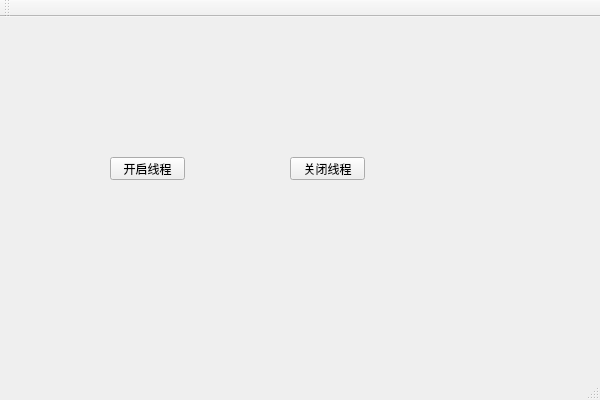
<?xml version="1.0" encoding="UTF-8"?>
<ui version="4.0">
 <class>mainwindowClass</class>
 <widget class="QMainWindow" name="mainwindowClass">
  <property name="geometry">
   <rect>
    <x>0</x>
    <y>0</y>
    <width>600</width>
    <height>400</height>
   </rect>
  </property>
  <property name="windowTitle">
   <string>mainwindow</string>
  </property>
  <widget class="QWidget" name="centralWidget">
   <widget class="QPushButton" name="pbStartThread">
    <property name="geometry">
     <rect>
      <x>110</x>
      <y>140</y>
      <width>75</width>
      <height>23</height>
     </rect>
    </property>
    <property name="text">
     <string>开启线程</string>
    </property>
   </widget>
   <widget class="QPushButton" name="pbStopThread">
    <property name="geometry">
     <rect>
      <x>290</x>
      <y>140</y>
      <width>75</width>
      <height>23</height>
     </rect>
    </property>
    <property name="text">
     <string>关闭线程</string>
    </property>
   </widget>
  </widget>
  <widget class="QMenuBar" name="menuBar">
   <property name="geometry">
    <rect>
     <x>0</x>
     <y>0</y>
     <width>600</width>
     <height>23</height>
    </rect>
   </property>
  </widget>
  <widget class="QToolBar" name="mainToolBar">
   <attribute name="toolBarArea">
    <enum>TopToolBarArea</enum>
   </attribute>
   <attribute name="toolBarBreak">
    <bool>false</bool>
   </attribute>
  </widget>
  <widget class="QStatusBar" name="statusBar"/>
 </widget>
 <layoutdefault spacing="6" margin="11"/>
 <resources>
  <include location="mainwindow.qrc"/>
 </resources>
 <connections/>
</ui>
